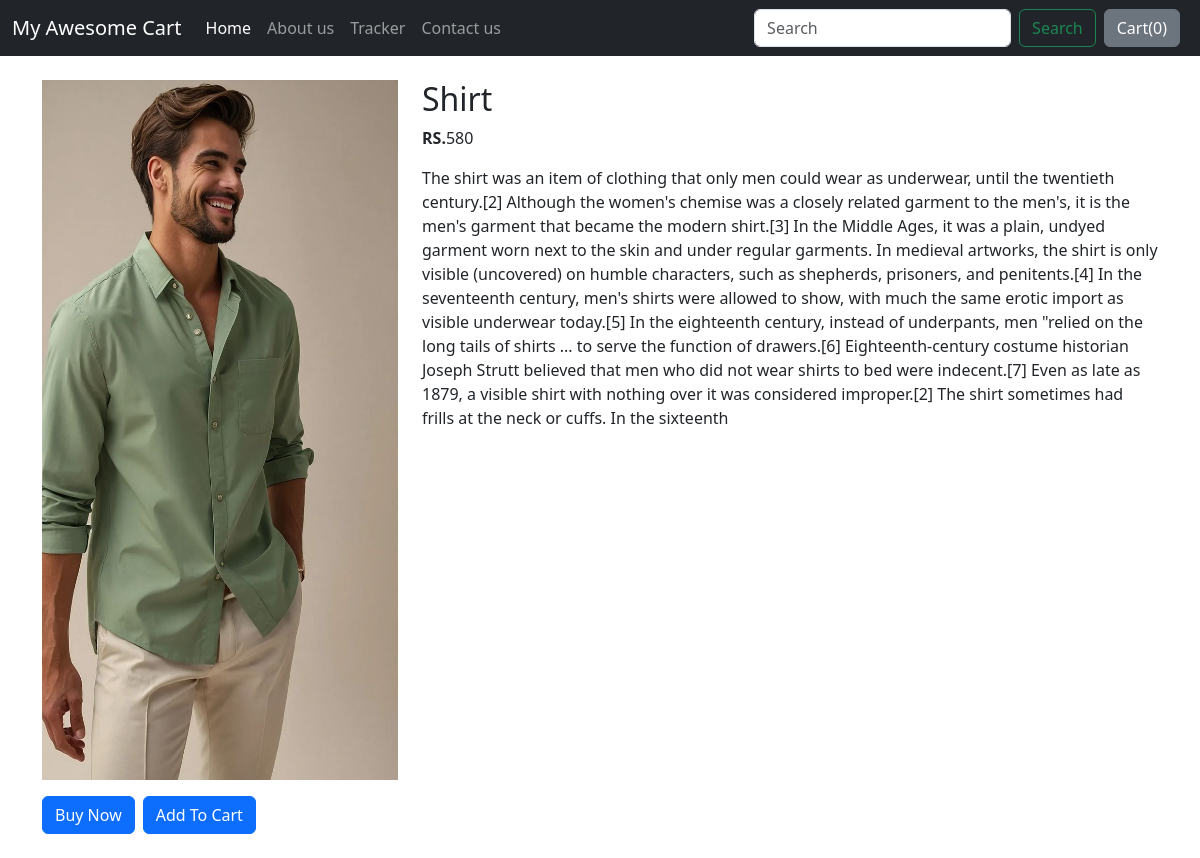
The page /shop/products/4 on the database its author committed.
### shop/models.py (models this page shows)
class Product(models.Model):
    product_name = models.CharField(max_length=20)
    desc = models.CharField(max_length=1000)
    pub_date = models.DateField()
    category = models.CharField(max_length=50, default="")
    sub_category = models.CharField(max_length=50 , default="")
    price = models.IntegerField(default='0')
    image = models.ImageField(upload_to="shop/images" , default="")
    def __str__(self):
        return self.product_name

### shop/views.py (the view)
# urls.py: path('products/<int:id>' , views.productview , name="productview"),
def productview(request , id):
    product = Product.objects.filter(id = id)
    print(product)
    return render(request ,'shop/product.html' , {'product' : product[0]})

### shop/templates/shop/product.html (shortened to what this page needs)
{% extends 'shop/base.html' %}
{% block body%}
<div class="container my-4">
    <div class="row">
        <div class="col-md-4">
            <div class="row">
                <img src='{{ product.image.url }}' width="400" height="700 ">
            </div>
            <div class="row">
                <div class="d-flex gap-2 mt-3">
                    <button class="btn btn-primary">Buy Now</button>
                    <button class="btn btn-primary">Add To Cart</button>
                </div>
            </div>
        </div>
        <div class="col-md-8">
            <h2>{{product.product_name}}</h2>
            <p><b>RS.</b>{{product.price}}</p>
            <p>{{product.desc}}</p>
        </div>
    </div>
</div>
{% endblock %}

### rows shown on the page
Product: image (picture), product_name "Shirt", price "580", desc "The shirt was an item of clothing that only men could wear as underwear, until the twentieth century.[2] Although the women's chemise was a closely related garment to the men's, it is the men's garment that became the modern shirt.[3] In the Middle Ages, it was a plain, undyed garment worn next to the skin and under regular garments. In medieval artworks, the shirt is only visible (uncovered) on humble characters, such as shepherds, prisoners, and penitents.[4] In the seventeenth century, men's shirts were allowed to show, with much the same erotic import as visible underwear today.[5] In the eighteenth century, instead of underpants, men \"relied on the long tails of shirts ... to serve the…"
